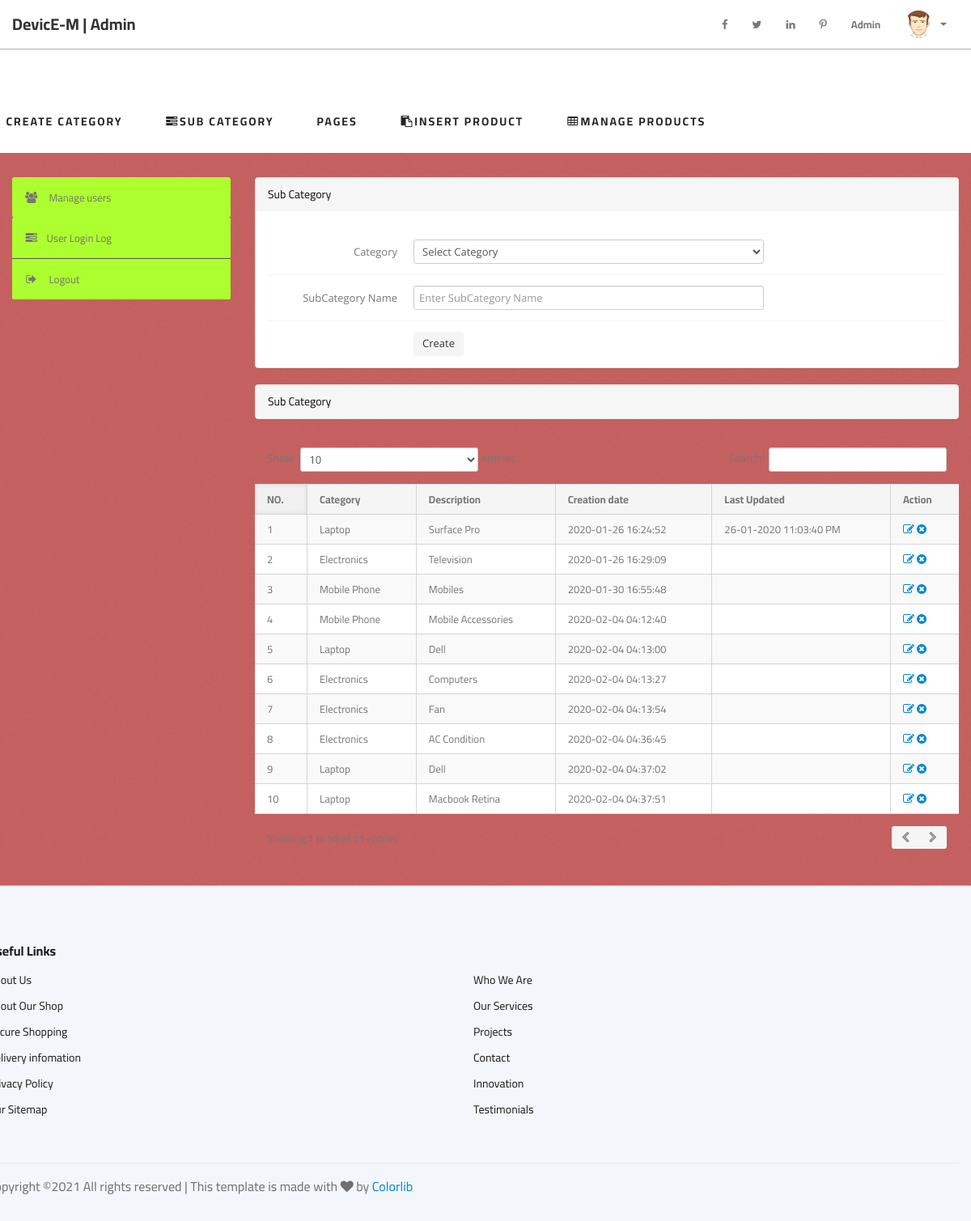
Page /admin/subcategory.php (signed in) on the committed database.
### tables this page shows
CREATE TABLE `subcategory` (
  `id` int(11) NOT NULL,
  `categoryid` int(11) DEFAULT NULL,
  `subcategory` varchar(255) DEFAULT NULL,
  `creationDate` timestamp NULL DEFAULT CURRENT_TIMESTAMP,
  `updationDate` varchar(255) DEFAULT NULL
);

CREATE TABLE `category` (
  `id` int(11) NOT NULL,
  `categoryName` varchar(255) DEFAULT NULL,
  `categoryDescription` longtext,
  `creationDate` timestamp NOT NULL DEFAULT CURRENT_TIMESTAMP,
  `updationDate` varchar(255) DEFAULT NULL
);

### admin/subcategory.php (the view, shortened to what this page needs)
<?php
include('include/config.php');
if(strlen($_SESSION['alogin'])==0){
    header('location:index.php');
}
else{
?>
<!DOCTYPE html>
<html lang="en">
    <?php include('include/head.php');?>
<body>
<?php include('include/header.php');?>
<?php include('include/top.php');?>
<div class="wrapper">
    <div class="container">
        <div class="row">
<?php include('include/sidebar.php');?>
        <div class="span9">
        <div class="content">
        <div class="module">
        <div class="module-head">
            <h3>Sub Category</h3>
        </div>
        <div class="module-body">
            <br />
<form class="form-horizontal row-fluid" name="subcategory" method="post" >
    <div class="control-group">
        <label class="control-label" for="basicinput">
            Category
        </label>
        <div class="controls">
            <select name="category" class="span8 tip" onChange="getSubcat(this.value);"  required>
                <option value="">Select Category</option>
            </select>
        </div>
    </div>
    <div class="control-group">
        <label class="control-label" for="basicinput">
            SubCategory Name
        </label>
        <div class="controls">
                    <input type="text" placeholder="Enter SubCategory Name"  name="subcategory" class="span8 tip" required>
                    </div>
    </div>
    <div class="control-group">
        <div class="controls">
            <button type="submit" name="submit" class="btn">
                Create
            </button>
        </div>
    </div>
</form>
</div>
</div>
<div class="module">
     <div class="module-head">
         <h3>Sub Category</h3>
    </div>
</div>
<div class="module-body table">
    <table cellpadding="0" cellspacing="0" border="0" class="datatable-1 table table-bordered table-striped	 display" width="100%">
       <thead>
           <tr>
				<th>NO.</th>
				<th>Category</th>
				<th>Description</th>
				<th>Creation date</th>
				<th>Last Updated</th>
				<th>Action</th>
           </tr>
        </thead>
        <tbody>
            <?php $query=mysqli_query($con,"select subcategory.id,category.categoryName,subcategory.subcategory,subcategory.creationDate,subcategory.updationDate from subcategory join category on category.id=subcategory.categoryid");
            $cnt=1;
            while($row=mysqli_fetch_array($query)){
            ?>
            <tr>
                <td><?php echo htmlentities($cnt);?>
                </td>
                <td><?php echo htmlentities($row['categoryName']);?></td>
                <td><?php echo htmlentities($row['subcategory']);?>
                </td>
                <td> <?php echo htmlentities($row['creationDate']);?></td>
                <td><?php echo htmlentities($row['updationDate']);?></td>
                <td>
                <a href="edit-subcategory.php?id=<?php echo $row['id']?>" ><i class="icon-edit"></i></a>
                <a href="subcategory.php?id=<?php echo $row['id']?>&del=delete" onClick="return confirm('Are you sure you want to delete?')"><i class="icon-remove-sign"></i></a>
                </td>
            </tr>
            <?php $cnt=$cnt+1; } ?>
        </tbody>
    </table>
</div>
</div>
</div>
</div>
</div>
</div>
<?php include('include/footer.php');?>
</body>
<?php } ?>

### admin/css/style.css (style rules this page uses)
html, body { height: 100%; font-family: "Cairo", sans-serif; -webkit-font-smoothing: antialiased; font-smoothing: antialiased; }
h1, h2, h3, h4, h5, h6 { margin: 0; color: #111111; font-weight: 400; font-family: "Cairo", sans-serif; }
h3 { font-size: 30px; }
@media only screen and (min-width: 1200px) { .container { max-width: 1170px; } }

### rows in the picture
subcategory: categoryid.categoryName "Laptop", subcategory "Surface Pro", creationDate "2020-01-26 16:24:52", updationDate "26-01-2020 11:03:40 PM"
subcategory: categoryid.categoryName "Electronics", subcategory "Television", creationDate "2020-01-26 16:29:09"
subcategory: categoryid.categoryName "Mobile Phone", subcategory "Mobiles", creationDate "2020-01-30 16:55:48"
subcategory: categoryid.categoryName "Mobile Phone", subcategory "Mobile Accessories", creationDate "2020-02-04 04:12:40"
subcategory: categoryid.categoryName "Laptop", subcategory "Dell", creationDate "2020-02-04 04:13:00"
subcategory: categoryid.categoryName "Electronics", subcategory "Computers", creationDate "2020-02-04 04:13:27"
subcategory: categoryid.categoryName "Electronics", subcategory "Fan", creationDate "2020-02-04 04:13:54"
subcategory: categoryid.categoryName "Electronics", subcategory "AC Condition", creationDate "2020-02-04 04:36:45"
subcategory: categoryid.categoryName "Laptop", subcategory "Dell", creationDate "2020-02-04 04:37:02"
subcategory: categoryid.categoryName "Laptop", subcategory "Macbook Retina", creationDate "2020-02-04 04:37:51"
